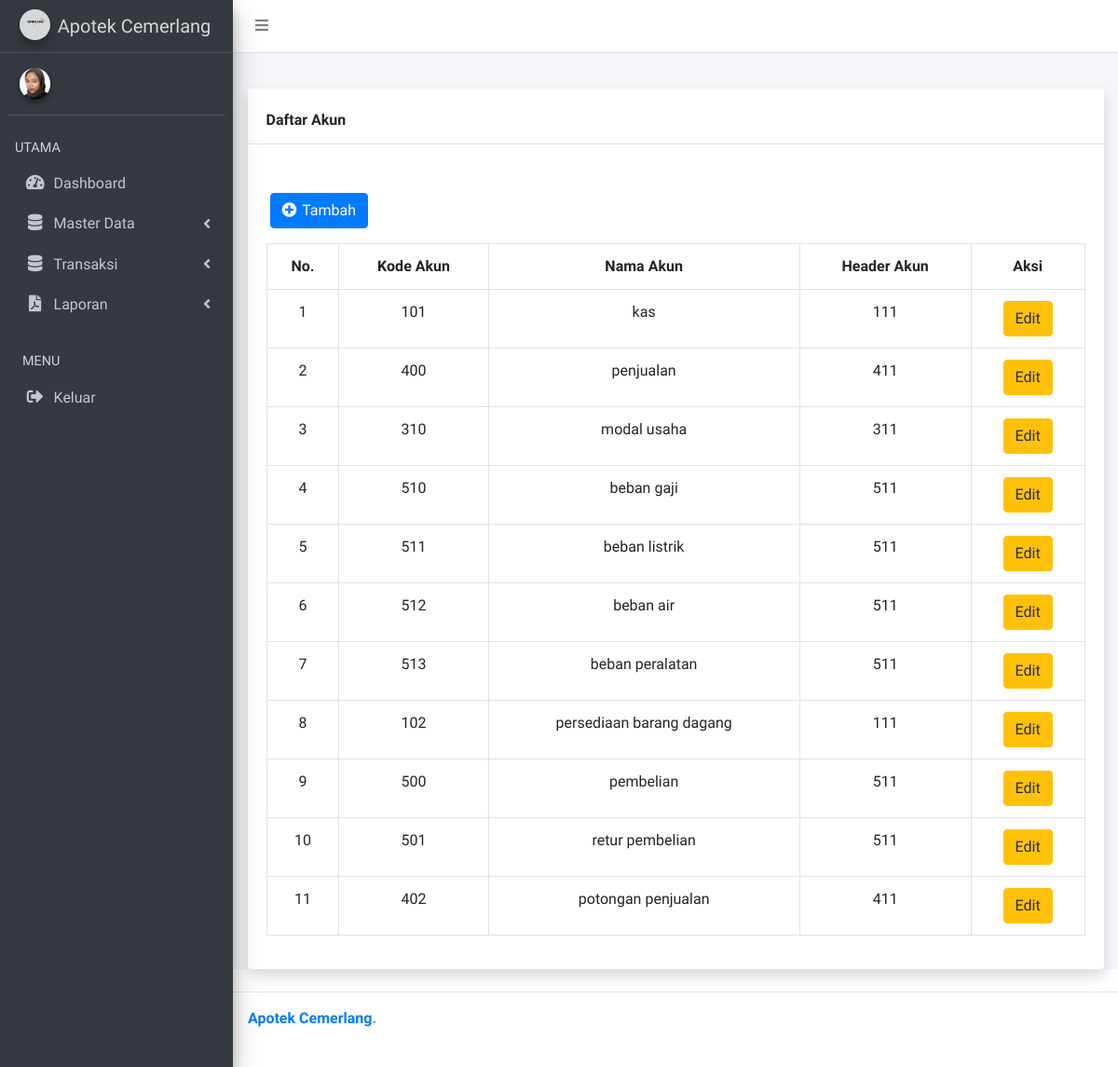
Page /index.php/coa on the committed database.
### tables this page shows
CREATE TABLE `coa` (
  `id_coa` int(11) NOT NULL,
  `kode_coa` varchar(50) DEFAULT NULL,
  `nama_coa` varchar(45) DEFAULT NULL,
  `header_coa` varchar(45) DEFAULT NULL
);

### application/controllers/coa.php (called while the page is built, shortened)
<?php
class coa extends CI_Controller
{
    public function __construct()
    {
        $this->load->model('coaModel');
    }
    public function index()
    {
        $data = [
            'data' => $this->coaModel->index(),
            'title' => 'Daftar Akun',
        ];
        $this->load->view('module/header', $data);
        $this->load->view('coa/coa', $data);
        $this->load->view('module/footer');
    }
}

### index.php (called while the page is built, shortened)
<?php
require_once BASEPATH.'core/CodeIgniter.php';

### application/models/coaModel.php (called while the page is built, shortened)
<?php
class coaModel extends CI_Model
{
    public function index()
    {
        return $this->db->get('coa')->result();
    }
}

### application/views/coa/coa.php (the view, shortened to what this page needs)
<div class="content-wrapper">
  <section class="content-header">
  </section>
  <section class="content">
    <div class="container">
      <div class="card shadow mb-4">
        <div class="card-header py-3 mt-2">
          <h6 class="m-0 font-weight-bold "><?= $title ?></h6>
        </div>
        <form action="{{ url('COA') }}" method="get">
        </form>
        <div class="card-body">
          <a href="#" class="btn btn-primary ml-1 mt-3 mb-3" id="tambah"> <i class="fas fa-plus-circle me-1  " style="letter-spacing: 2px"></i> Tambah </a>
          <div class="table-responsive">
            <table class="table table-bordered" id="dataTable" width="100%" cellspacing="0">
              <tr class="text-center">
                <th>No.</th>
                <th>Kode Akun</th>
                <th>Nama Akun</th>
                <th>Header Akun</th>
                <th>Aksi</th>
              </tr>
              <?php
              $no = 1;
              ?>
              <?php foreach ($data as $d) : ?>
                <tr class="text-center">
                  <td><?= $no ?></td>
                  <td> <?= $d->kode_coa ?> </td>
                  <td> <?= $d->nama_coa ?> </td>
                  <td> <?= $d->header_coa ?> </td>
                  <td>
                    <a href="#" class="btn btn-warning" onclick="edit(<?= $d->id_coa ?>)"> Edit</a>
                  </td>
                </tr>
                <?php
                $no++;
                ?>
              <?php endforeach; ?>
            </table>
          </div>
        </div>
      </div>
    </div>
  </section>
</div>

### rows in the picture
coa: kode_coa "101", nama_coa "kas", header_coa "111"
coa: kode_coa "400", nama_coa "penjualan", header_coa "411"
coa: kode_coa "310", nama_coa "modal usaha", header_coa "311"
coa: kode_coa "510", nama_coa "beban gaji", header_coa "511"
coa: kode_coa "511", nama_coa "beban listrik", header_coa "511"
coa: kode_coa "512", nama_coa "beban air", header_coa "511"
coa: kode_coa "513", nama_coa "beban peralatan", header_coa "511"
coa: kode_coa "102", nama_coa "persediaan barang dagang", header_coa "111"
coa: kode_coa "500", nama_coa "pembelian", header_coa "511"
coa: kode_coa "501", nama_coa "retur pembelian", header_coa "511"
coa: kode_coa "402", nama_coa "potongan penjualan", header_coa "411"

### other values in the picture
$title "Daftar Akun"
